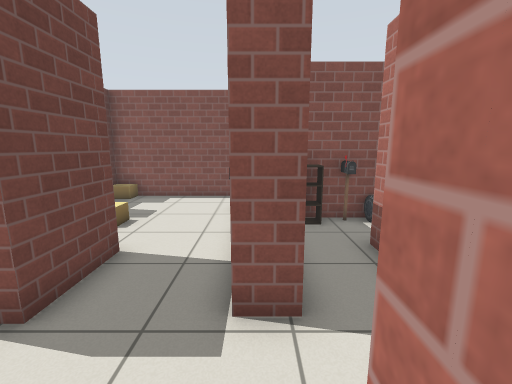
view 1 (above)

15 first-person views from a walk through a robot-simulator world made for Gazebo. The camera is 1.2 m above the floor, tilts 10° down and sees 90° across. The lines on the ground mark 1 m squares. The floor is counted in squares, 0.5 m on a side. Each view is taken from the middle of a square. On the plan, view 1 faces up. The plan holds only what a view shows up to about 17 squares ahead; the rest is blank. Gazebo's built-in surfaces are drawn with simple patterns.

view 2
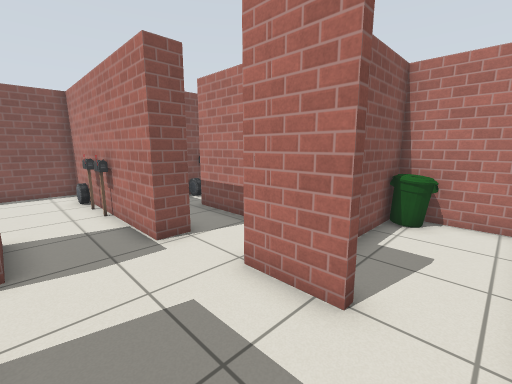

view 3
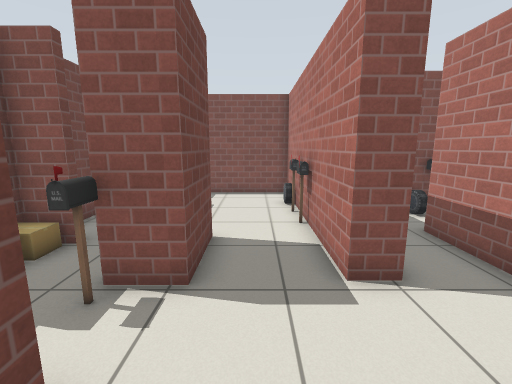

view 4
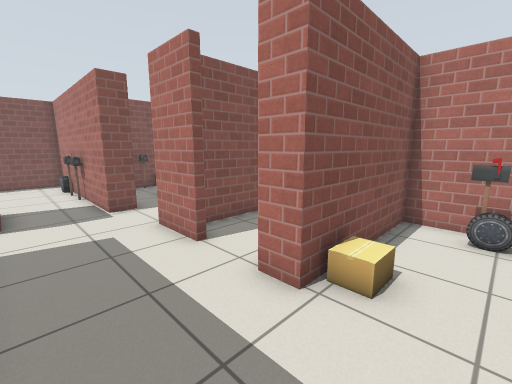

view 5
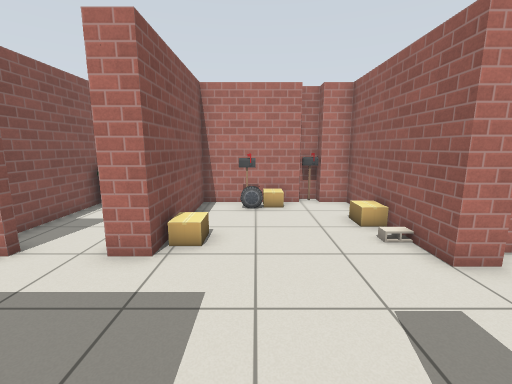

view 6
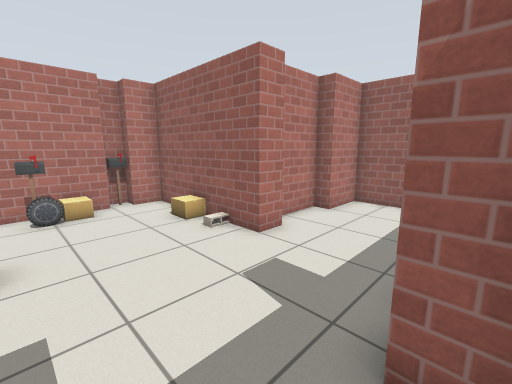

view 7
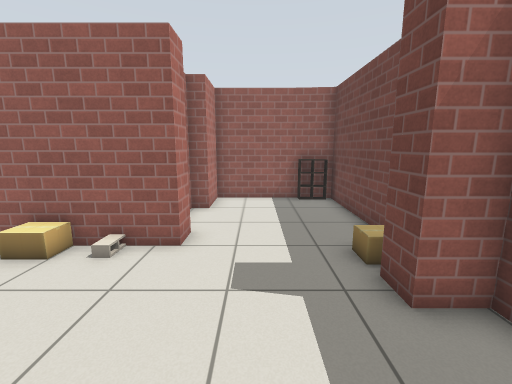

view 8
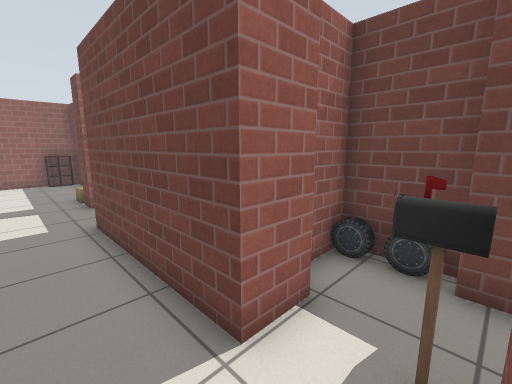

view 9
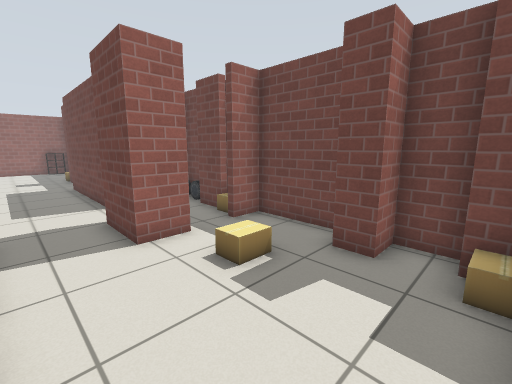

view 10
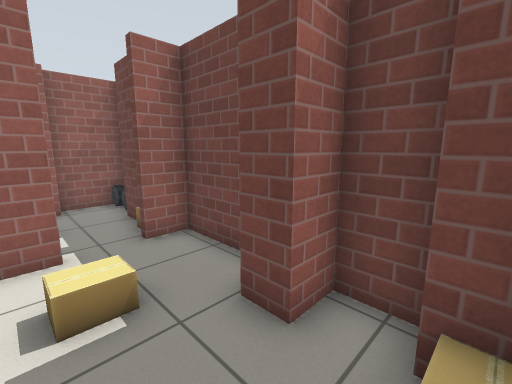

view 11
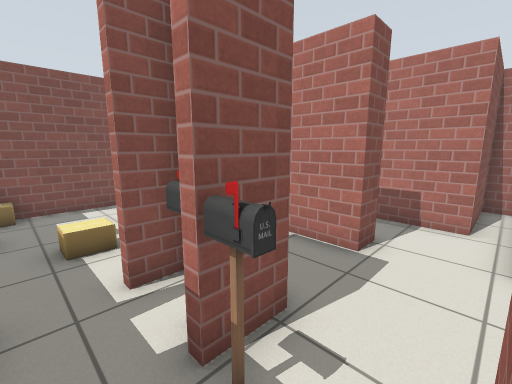

view 12
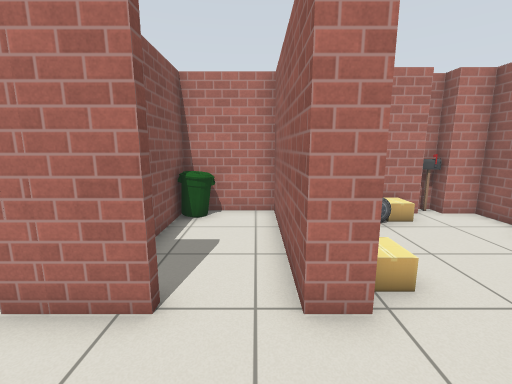

view 13
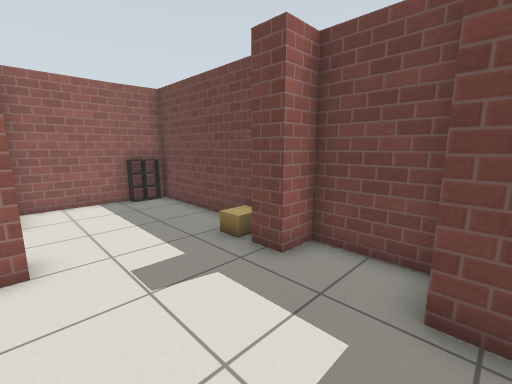

view 14
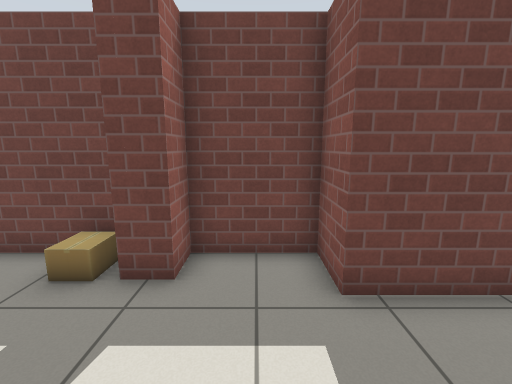

view 15
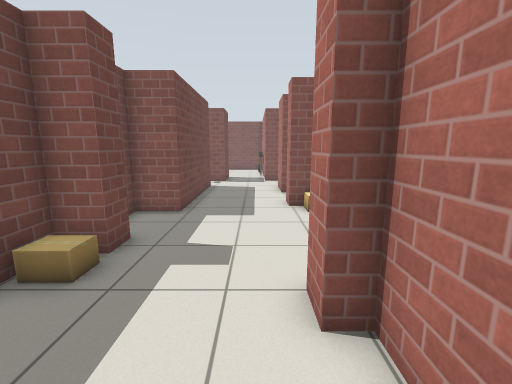

### Floor plan
Ten units are one square. View 1 is at (0, 0); x grows to the right and y downward. Boxes are objects, and circles mark ways between rooms. Rooms are numbered by the first view taken in them; rooms with no view inside come last. Other rooms are left out.
<svg viewBox="-82 -130 153 306">
<path fill="none" stroke="#000" d="M7 15 4 15 4 -8M4 37 66 37 66 3 14 3M-38 -9 -38 36M4 46 4 37M36 110 61 110 61 98M-38 36 -38 56 -55 56 -55 85 -43 85 -43 95 -55 95 -55 169 -36 171M61 75 61 47 26 47M-38 171 -1 171 -1 149 6 149 6 120 -1 120 -1 110 24 110M-52 165 -38 165M8 -33 -3 -33 -3 -55M-32 -57 -32 -33 -46 -33M46 -85 16 -85M66 -8 66 -16 29 -16 29 -61M21 -77 15 -77M-36 -53 -47 -53 -47 -57 -32 -57M-77 -85 -77 -54M-3 -55 -3 -125 -69 -125 -69 -115M-77 -51 -77 -2 -54 -2M-77 -115 -77 -101 -65 -101 -65 -90M-74 -41 -69 -41 -69 -25M-54 -9 -38 -9"/>
<rect x="55" y="5" width="10" height="10" fill="#bbb"><title>bin</title></rect>
<rect x="-55" y="95" width="10" height="20" fill="#bbb"><title>cardboard box</title></rect>
<rect x="5" y="45" width="20" height="10" fill="#bbb"><title>cardboard box</title></rect>
<rect x="25" y="95" width="10" height="20" fill="#bbb"><title>cardboard box</title></rect>
<rect x="35" y="65" width="10" height="10" fill="#bbb"><title>car</title></rect>
<rect x="45" y="75" width="20" height="10" fill="#bbb"><title>cardboard box</title></rect>
<rect x="45" y="65" width="10" height="10" fill="#bbb"><title>postbox</title></rect>
<rect x="25" y="-85" width="10" height="10" fill="#bbb"><title>postbox</title></rect>
<rect x="35" y="-85" width="10" height="10" fill="#bbb"><title>other object</title></rect>
<rect x="45" y="-85" width="10" height="10" fill="#bbb"><title>car</title></rect>
<rect x="-75" y="-15" width="10" height="10" fill="#bbb"><title>car</title></rect>
<rect x="-75" y="-25" width="10" height="10" fill="#bbb"><title>car</title></rect>
<rect x="-75" y="-55" width="10" height="10" fill="#bbb"><title>cardboard box</title></rect>
<rect x="-65" y="-125" width="10" height="10" fill="#bbb"><title>cardboard box</title></rect>
<rect x="-55" y="-35" width="10" height="20" fill="#bbb"><title>postbox</title></rect>
<rect x="-55" y="-85" width="20" height="10" fill="#bbb"><title>cardboard box</title></rect>
<rect x="-45" y="-45" width="10" height="10" fill="#bbb"><title>postbox</title></rect>
<rect x="-15" y="-75" width="10" height="10" fill="#bbb"><title>postbox</title></rect>
<rect x="-15" y="-85" width="10" height="10" fill="#bbb"><title>postbox</title></rect>
<rect x="-15" y="-105" width="10" height="10" fill="#bbb"><title>car</title></rect>
<circle cx="-15" cy="40" r="3" fill="#2a7"/>
<circle cx="-15" cy="5" r="3" fill="#2a7"/>
<circle cx="-15" cy="-45" r="3" fill="#2a7"/>
<circle cx="-40" cy="-20" r="3" fill="#2a7"/>
<text x="10" y="20">1</text>
<text x="-10" y="90">2</text>
<text x="10" y="-40">3</text>
<text x="-40" y="-80">4</text>
</svg>
Room 1 opens to room 2. Room 1 opens to room 3. Room 3 opens to room 4.

Where each view was taken, in squares from view 1:
view 1: 0 up, 0 right, facing up
view 2: 3 down, 3 left, facing up-right
view 3: 1 down, 2 left, facing up
view 4: 7 down, 3 left, facing up-right
view 5: 7 down, 5 left, facing right
view 6: 6 down, 5 left, facing down-right
view 7: 5 down, 2 left, facing down
view 8: 3 up, 2 left, facing down-left
view 9: 12 up, 1 left, facing down-left
view 10: 12 up, 4 left, facing down-left
view 11: 1 up, 6 left, facing up-right
view 12: 3 down, 3 left, facing right
view 13: 5 down, 0 right, facing down-left
view 14: 7 down, 0 right, facing left
view 15: 15 down, 1 left, facing up
